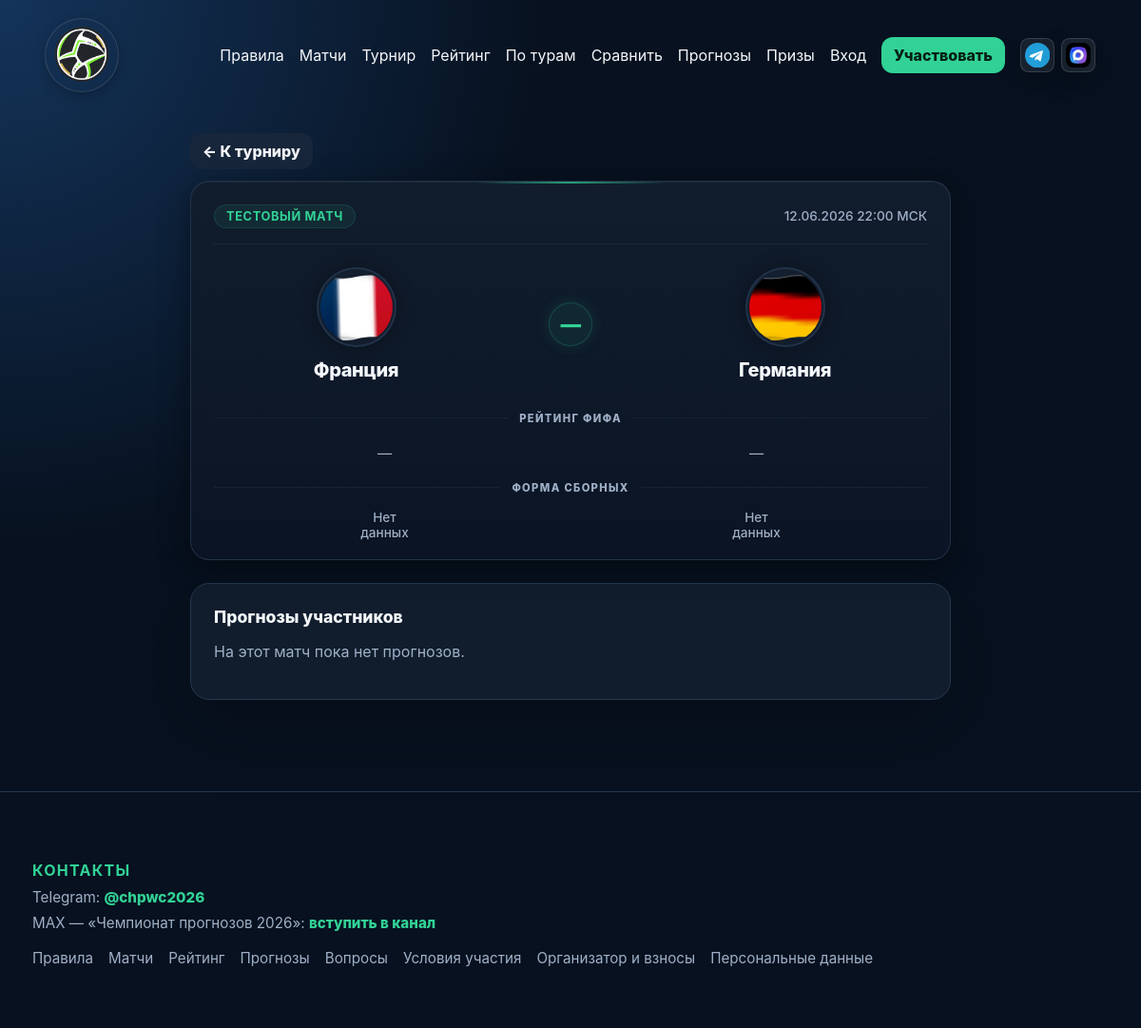
Screenshot of /match?id=2&from=tournament with the database file from the repository.
### tables this page shows
CREATE TABLE matches (
    id INT UNSIGNED AUTO_INCREMENT PRIMARY KEY,
    stage VARCHAR(120) NOT NULL,
    bracket_code VARCHAR(20) NULL,
    home_team_id INT UNSIGNED NULL,
    away_team_id INT UNSIGNED NULL,
    placeholder_home VARCHAR(50) NULL,
    placeholder_away VARCHAR(50) NULL,
    starts_at DATETIME NOT NULL,
    home_score TINYINT UNSIGNED NULL,
    away_score TINYINT UNSIGNED NULL,
    status ENUM('scheduled', 'live', 'finished') NOT NULL DEFAULT 'scheduled',
    api_fixture_id INT UNSIGNED NULL,
    result_source ENUM('manual', 'api') NOT NULL DEFAULT 'manual',
    api_synced_at DATETIME NULL,
    created_at DATETIME NOT NULL,
    updated_at DATETIME NOT NULL,
    UNIQUE KEY matches_api_fixture_id_unique (api_fixture_id),
    INDEX matches_starts_at_idx (starts_at),
    CONSTRAINT matches_home_team_fk FOREIGN KEY (home_team_id) REFERENCES teams(id),
    CONSTRAINT matches_away_team_fk FOREIGN KEY (away_team_id) REFERENCES teams(id)
);

CREATE TABLE teams (
    id INT UNSIGNED AUTO_INCREMENT PRIMARY KEY,
    name VARCHAR(120) NOT NULL UNIQUE,
    code VARCHAR(12) NULL UNIQUE,
    group_name CHAR(1) NULL COMMENT 'Устарело: группы задаются в app/worldcup2026_groups.php',
    fifa_rank SMALLINT UNSIGNED NULL,
    brief_note VARCHAR(600) NULL,
    form_last5 VARCHAR(40) NULL,
    api_team_id INT UNSIGNED NULL,
    created_at DATETIME NOT NULL,
    updated_at DATETIME NOT NULL,
    UNIQUE KEY teams_api_team_id_unique (api_team_id)
);

### app/bootstrap.php (called while the page is built, shortened)
<?php
$config = require dirname(__DIR__) . '/config/config.php';
date_default_timezone_set($config['app']['timezone']);
function config(?string $key = null, $default = null)
{
    global $config;
    $value = $config;
    foreach (explode('.', $key) as $part) {
        if (!is_array($value) || !array_key_exists($part, $value)) {
            return $default;
        }
        $value = $value[$part];
    }
    return $value;
}
function db(): PDO
{
    static $pdo = null;
    if ($pdo instanceof PDO) {
        return $pdo;
    }
    $db = config('db');
    $dsn = sprintf(
        'mysql:host=%s;dbname=%s;charset=%s',
        $db['host'],
        $db['database'],
        $db['charset']
    );
    $pdo = new PDO($dsn, $db['username'], $db['password'], [
        PDO::ATTR_ERRMODE => PDO::ERRMODE_EXCEPTION,
        PDO::ATTR_DEFAULT_FETCH_MODE => PDO::FETCH_ASSOC,
        PDO::ATTR_EMULATE_PREPARES => false,
    ]);
    return $pdo;
}
function h(?string $value): string
{
    return htmlspecialchars((string) $value, ENT_QUOTES | ENT_SUBSTITUTE, 'UTF-8');
}
function view(string $template, array $data = []): void
{
    require dirname(__DIR__) . '/views/partials/layout.php';
}
require __DIR__ . '/domain.php';

### app/worldcup2026_groups.php (called while the page is built, shortened)
<?php
function worldcup2026_team_code(?string $code, string $name = ''): ?string
{
    if ($code !== null && $code !== '') {
        $u = strtoupper(trim($code));
        if (isset(WORLD_CUP_2026_TEAMS[$u])) {
            return $u;
        }
    }
    return null;
}
function find_worldcup2026_team_id(?string $code, string $name = ''): ?int
{
    $resolved = worldcup2026_team_code($code, $name);
    $stmt = db()->prepare('SELECT id FROM teams WHERE UPPER(code) = ? LIMIT 1');
    $stmt->execute([$resolved]);
    $id = $stmt->fetchColumn();
    if ($id) {
        return (int) $id;
    }
    foreach (db()->query('SELECT id, name, code FROM teams')->fetchAll() as $row) {
        if (worldcup2026_team_code(
            $row['code'] !== null && (string) $row['code'] !== '' ? (string) $row['code'] : null,
            (string) $row['name']
        ) === $resolved) {
            return (int) $row['id'];
        }
    }
    return null;
}
function consolidate_worldcup2026_team_duplicates(): void
{
    $rows = db()->query(
        'SELECT id, name, code, fifa_rank, brief_note, form_last5, api_team_id FROM teams ORDER BY id'
    )->fetchAll();
    $byCode = [];
    foreach ($rows as $row) {
        $resolved = worldcup2026_team_code(
            $row['code'] !== null && (string) $row['code'] !== '' ? (string) $row['code'] : null,
            (string) $row['name']
        );
        $byCode[$resolved][] = $row;
    }
    $scoreRow = static function (array $row): int {
        $score = 0;
        if ($row['code'] !== null && trim((string) $row['code']) !== '') {
            $score += 100;
        }
        if ($row['api_team_id'] !== null && (int) $row['api_team_id'] > 0) {
            $score += 20;
        }
        if ($row['fifa_rank'] !== null && $row['fifa_rank'] !== '') {
            $score += 10;
        }
        if (trim((string) ($row['brief_note'] ?? '')) !== '') {
            $score += 5;
        }
        if (trim((string) ($row['form_last5'] ?? '')) !== '') {
            $score += 5;
        }
        return $score;
    };
    $updateCanonical = db()->prepare(
        'UPDATE teams
         SET name = ?, code = ?,
             fifa_rank = COALESCE(?, fifa_rank),
             brief_note = COALESCE(?, brief_note),
             form_last5 = COALESCE(?, form_last5),
             api_team_id = COALESCE(?, api_team_id),
             updated_at = NOW()
         WHERE id = ?'
    );
    foreach ($byCode as $fifaCode => $group) {
        $meta = WORLD_CUP_2026_TEAMS[$fifaCode];
        usort($group, static fn (array $a, array $b): int => $scoreRow($b) <=> $scoreRow($a));
        $canonical = $group[0];
        $canonicalId = (int) $canonical['id'];
        $fifaRank = $canonical['fifa_rank'];
        $briefNote = $canonical['brief_note'];
        $formLast5 = $canonical['form_last5'];
        $apiTeamId = $canonical['api_team_id'];
        $updateCanonical->execute([
            $meta['name_ru'],
            $fifaCode,
            $fifaRank !== null && $fifaRank !== '' ? (int) $fifaRank : null,
            trim((string) ($briefNote ?? '')) !== '' ? (string) $briefNote : null,
            trim((string) ($formLast5 ?? '')) !== '' ? (string) $formLast5 : null,
            $apiTeamId !== null && (int) $apiTeamId > 0 ? (int) $apiTeamId : null,
            $canonicalId,
        ]);
    }
}
function worldcup2026_flag_path(?string $code, string $name = ''): ?string
{
    $resolved = worldcup2026_team_code($code, $name);
    return '/assets/flags/' . $resolved . '.svg';
}
function ensure_worldcup2026_teams_in_db(): void
{
    $done = true;
    consolidate_worldcup2026_team_duplicates();
    $insert = db()->prepare(
        'INSERT INTO teams (name, code, created_at, updated_at) VALUES (?, ?, NOW(), NOW())'
    );
    foreach (WORLD_CUP_2026_TEAMS as $code => $meta) {
        if (find_worldcup2026_team_id($code, $meta['name_ru']) !== null) {
            continue;
        }
        $insert->execute([$meta['name_ru'], $code]);
    }
}

### views/match.php (the view, shortened to what this page needs)
<?php
$matchBack = match_back_navigation();
$homeCode = $match['home_code'] ?? null;
$awayCode = $match['away_code'] ?? null;
$homeTeam = (string) $match['home_team'];
$awayTeam = (string) $match['away_team'];
$homeFlag = worldcup2026_flag_path($homeCode, $homeTeam);
$awayFlag = worldcup2026_flag_path($awayCode, $awayTeam);
$homeRank = $match['home_fifa_rank'] !== null && $match['home_fifa_rank'] !== '' ? (int) $match['home_fifa_rank'] : null;
$awayRank = $match['away_fifa_rank'] !== null && $match['away_fifa_rank'] !== '' ? (int) $match['away_fifa_rank'] : null;
$homeForm = trim((string) ($match['home_form_last5'] ?? ''));
$awayForm = trim((string) ($match['away_form_last5'] ?? ''));
?>
<div class="match-page-container">
    <p class="page-back-row">
        <a class="button small secondary" href="<?= h($matchBack['url']) ?>">← <?= h($matchBack['label']) ?></a>
    </p>
    <div class="card match-dashboard-card">
        <div class="match-dashboard-header">
            <span class="match-dashboard-stage"><?= h($match['stage']) ?></span>
            <span class="match-dashboard-time">
                <?= h(date('d.m.Y H:i', strtotime($match['starts_at']))) ?> МСК
            </span>
        </div>
        <div class="match-duel">
            <div class="match-team-profile match-team-profile--home">
                <div class="match-flag-wrapper">
                    <?php if ($homeFlag): ?>
                        <img class="match-dashboard-flag" src="<?= h($homeFlag) ?>" alt="<?= h($homeTeam) ?>" decoding="async">
                    <?php endif; ?>
                </div>
                <h2 class="match-team-name"><?= h($homeTeam) ?></h2>
            </div>
            <div class="match-vs-score">
                <?php if ($match['home_score'] !== null): ?>
                    <div class="match-score-display">
                        <span class="score-num"><?= (int) $match['home_score'] ?></span>
                        <span class="score-colon">:</span>
                        <span class="score-num"><?= (int) $match['away_score'] ?></span>
                    </div>
                <?php elseif (($match['status'] ?? '') === 'live'): ?>
                    <div class="match-vs-badge live-pill-text"><?= h(match_live_pill_label()) ?></div>
                <?php else: ?>
                    <div class="match-vs-badge" aria-label="против">—</div>
                <?php endif; ?>
            </div>
            <div class="match-team-profile match-team-profile--away">
                <div class="match-flag-wrapper">
                    <?php if ($awayFlag): ?>
                        <img class="match-dashboard-flag" src="<?= h($awayFlag) ?>" alt="<?= h($awayTeam) ?>" decoding="async">
                    <?php endif; ?>
                </div>
                <h2 class="match-team-name"><?= h($awayTeam) ?></h2>
            </div>
        </div>
        <div class="match-stats-section">
            <div class="match-section-divider">
                <span>Рейтинг ФИФА</span>
            </div>
            <div class="match-stats-row">
                <div class="match-stat-value">
                    <?= $homeRank !== null ? '<strong>' . $homeRank . '</strong> <small>место</small>' : '<span class="muted">—</span>' ?>
                </div>
                <div class="match-stat-value">
                    <?= $awayRank !== null ? '<strong>' . $awayRank . '</strong> <small>место</small>' : '<span class="muted">—</span>' ?>
                </div>
            </div>
            <div class="match-section-divider">
                <span>Форма сборных</span>
            </div>
            <div class="match-stats-row">
                <div class="match-stat-value">
                    <?= match_form_badges_html($homeForm) ?>
                </div>
                <div class="match-stat-value">
                    <?= match_form_badges_html($awayForm) ?>
                </div>
            </div>
        </div>
    </div>
    <div class="card match-predictions-card">
        <div class="match-predictions-head">
            <h2>Прогнозы участников</h2>
        </div>
        <?php if (!match_started($match)): ?>
            <p class="muted">Список участников и их счётов откроется после начала матча.</p>
            <p class="muted small-print">Приём прогнозов закроется за <?= (int) config('app.prediction_lock_minutes') ?> минут до стартового свистка.</p>
        <?php elseif (!$predictions): ?>
            <p class="muted">На этот матч пока нет прогнозов.</p>
        <?php endif; ?>
    </div>
</div>

### rows the page displays
matches: stage "ТЕСТОВЫЙ МАТЧ", starts_at "12.06.2026 22:00", home_team.name "Франция", away_team.name "Германия"

### other values shown
$matchBack['label'] "К турниру"
contest_max_channel_name() "Чемпионат прогнозов 2026"
